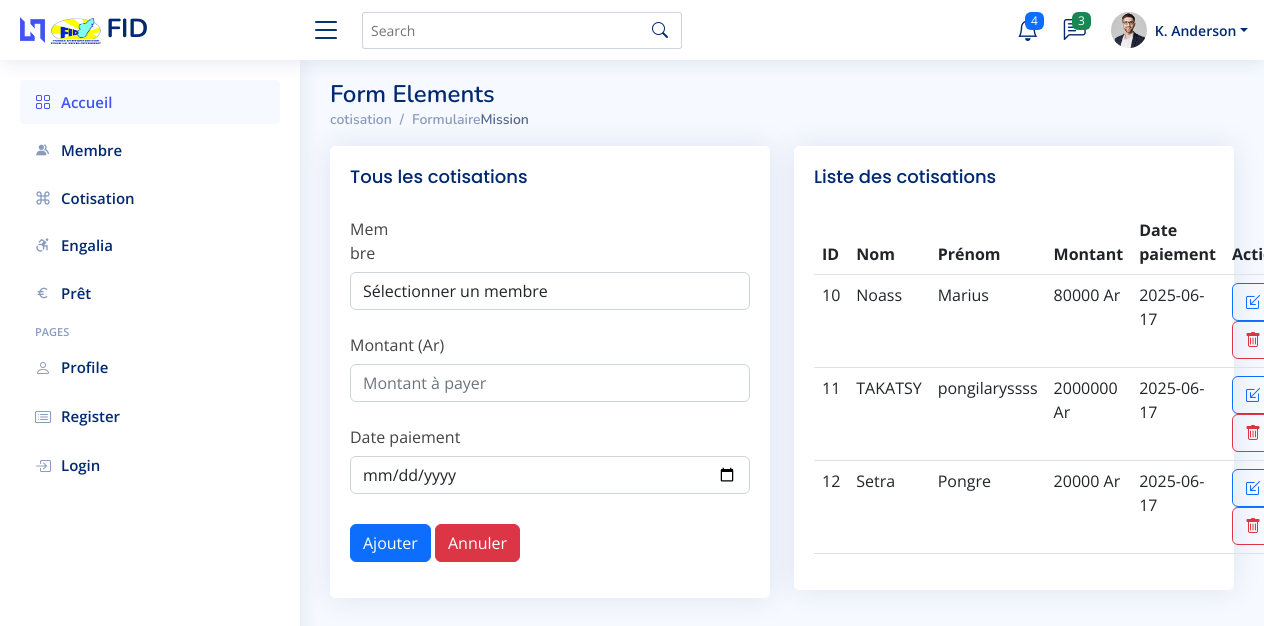
The page /index.php/vm_controller/cotisation on the database as committed earlier.
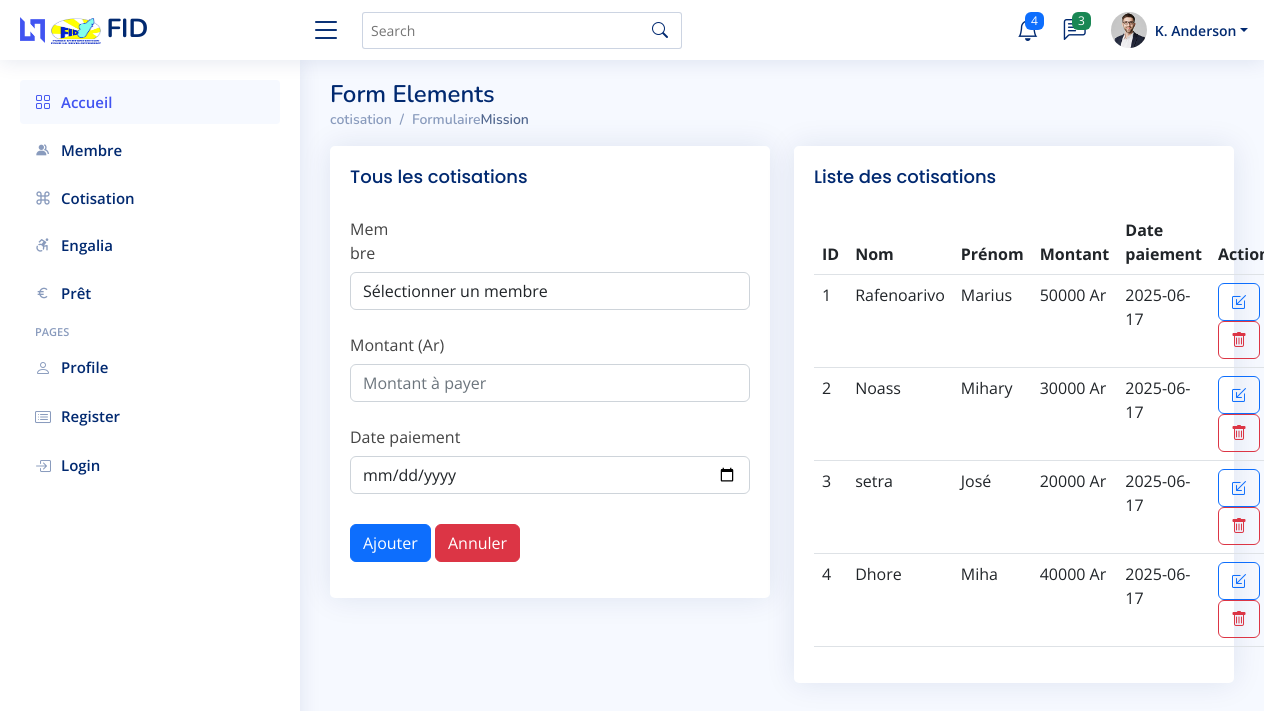
The same page on the database as committed later.
### tables this page shows
CREATE TABLE `cotisation` (
  `ID_cotisation` int(10) NOT NULL,
  `ID_membre` int(10) NOT NULL,
  `Montant` double NOT NULL,
  `Date` date NOT NULL
);

CREATE TABLE `membre` (
  `ID_membre` int(10) NOT NULL,
  `Nom` varchar(50) NOT NULL,
  `Prenom` varchar(50) NOT NULL
);

### application/controllers/vm_controller.php (called while the page is built, shortened)
<?php
class vm_controller extends CI_Controller {
    public function __construct() {
        $this->load->model('vm_model');
        $this->load->library('form_validation');
    }
public function cotisation($action = null, $ID_cotisation = null) {
    $this->load->model('vm_model');
    $data = [];
    $data['cotisation'] = $this->vm_model->cotisation();
	$data['membre'] = $this->vm_model->membre();
    $this->load->view('cotisation_view', $data);
}
}

### index.php (called while the page is built, shortened)
<?php
require_once BASEPATH.'core/CodeIgniter.php';

### application/models/vm_model.php (called while the page is built, shortened)
<?php
class Vm_model extends CI_Model {
    public function cotisation() {
        $this->db->select('cotisation.*, membre.Nom, membre.Prenom');
        $this->db->from('cotisation');
        $this->db->join('membre', 'membre.ID_membre = cotisation.ID_membre');
        $query = $this->db->get();
        return $query->result();
    }
}
?>

### application/views/cotisation_view.php (the view, shortened to what this page needs)
  <main id="main" class="main">
<div class="pagetitle">
  <h1>Form Elements</h1>
  <nav>
    <ol class="breadcrumb">
      <li class="breadcrumb-item"><a href="index.html">cotisation</a></li>
      <li class="breadcrumb-item">Formulaire</li>
      <li class="active">Mission</li>
    </ol>
  </nav>
</div>
<section class="section">
  <div class="row">
    <div class="col-lg-6">
      <div class="card">
        <div class="card-body">
          <h5 class="card-title">Tous les cotisations</h5>
          <form id="form" class="form-material" method="POST" action="<?php echo base_url().'index.php/vm_controller/cotisation'; ?>">
            <div class="row mb-3">
              <label for="inputText" class="col-sm-2 col-form-label">Membre</label>
              <div class="col-sm-12">
                <select name="ID_membre" class="form-control" required>
                  <option value="">Sélectionner un membre </option>
              </select>
            </div>
            </div>
            <div class="row mb-3">
                <label for="inputNumber" class="col-sm-4 col-form-label">Montant (Ar)</label>
                <div class="col-sm-12">
                  <input type="number" name ="Montant" class="form-control" placeholder ="Montant à payer">
                </div>
              </div>
              <div class="row mb-3">
                <label for="inputNumber" class="col-sm-4 col-form-label">Date paiement</label>
                <div class="col-sm-12">
                  <input type="date" name="Date"class="form-control" placeholder ="Montant à payer">
                </div>
              </div>
            <div class="row mb-3">
              <label class="col-sm-2 col-form-label"></label>
              <div class="col-sm-12">
              <button type="submit" id="submit"  name="submit" class="btn btn-primary">Ajouter</button>
                    <a href="" class="btn btn-danger">Annuler</a>
              </div>
            </div>
          </form>
        </div>
      </div>
    </div>
    <div class="col-lg-6">
          <div class="card">
            <div class="card-body">
              <h5 class="card-title">Liste des cotisations</h5>
              <table class="table datatable">
                <thead>
                  <tr>
                    <th scope="col">ID</th>
                    <th scope="col">Nom</th>
                    <th scope="col">Prénom</th>
                    <th scope="col">Montant</th>
                    <th scope="col">Date paiement</th>
                    <th scope="col">Actions</th>
                  </tr>
                </thead>
                <tbody>
                <?php foreach($cotisation as $m):?>
                  <tr>
                    <td><?= $m->ID_cotisation ?></td>
                    <td><?= $m->Nom?></td>
                    <td><?= $m->Prenom?></td>
                    <td><?= $m->Montant ?> Ar</td>
                    <td><?= $m->Date ?></td>
                    <td>
                    <a href="<?php echo base_url().'index.php/vm_controller/cotisation/modifier/'.$m->ID_cotisation;?>"><button type="button" class="btn btn-outline-primary"><i class="bi bi-box-arrow-in-down-left"></i></button></a>
                    <a href="<?php echo base_url().'index.php/vm_controller/cotisation/supprimer/'.$m->ID_cotisation;?>" onclick="return confirm('Confirmez-vous la suppression ?')"><button type="button" class="btn btn-outline-danger"><i class="bi bi-trash"></i></button></a></td>
                  </tr>
                  <?php endforeach ?>
                </tbody>
              </table>
            </div>
          </div>
        </div>
  </div>
</section>
</main>

Rows that differ between the two databases and show on the page:
removed cotisation: ID_cotisation "10", ID_membre.Nom "Noass", ID_membre.Prenom "Marius", Montant "80000", Date "2025-06-17"
removed cotisation: ID_cotisation "11", ID_membre.Nom "TAKATSY", ID_membre.Prenom "pongilaryssss", Montant "2000000", Date "2025-06-17"
removed cotisation: ID_cotisation "12", ID_membre.Nom "Setra", ID_membre.Prenom "Pongre", Montant "20000", Date "2025-06-17"
added cotisation: ID_cotisation "1", ID_membre.Nom "Rafenoarivo", ID_membre.Prenom "Marius", Montant "50000", Date "2025-06-17"
added cotisation: ID_cotisation "2", ID_membre.Nom "Noass", ID_membre.Prenom "Mihary", Montant "30000", Date "2025-06-17"
added cotisation: ID_cotisation "3", ID_membre.Nom "setra", ID_membre.Prenom "José", Montant "20000", Date "2025-06-17"
added cotisation: ID_cotisation "4", ID_membre.Nom "Dhore", ID_membre.Prenom "Miha", Montant "40000", Date "2025-06-17"
